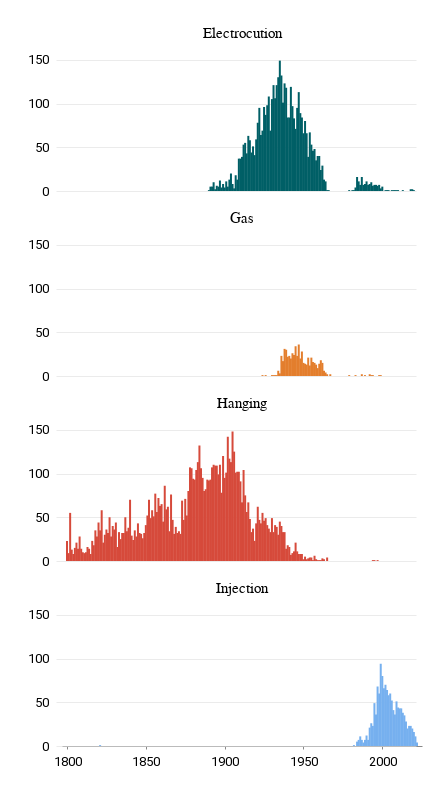

Here is the notebook cell this chart was saved with:
### Markdown cell above
#### Small

### Code cell
alt.Chart(df_common_recent).mark_bar(size=2).encode(
    x=alt.X("year:T", title=" ", axis=alt.Axis(tickCount=5)),
    y=alt.Y("count", title=" "),
    facet=alt.Facet(
        "method_title", columns=1, title=" ", header=alt.Header(labelFontSize=15)
    ),
    color=alt.Color("method_title", title=" ", legend=None),
).properties(width=360, height=140)

### Figure 1 — Vega-Lite specification as saved in the notebook (floating-point values rounded to 4 significant figures; data arrays with more than 128 entries replaced by an {"elided": "..."} marker saying what was removed)
{"config": {"view": {"width": 800, "height": 450, "strokeOpacity": 0}, "background": "#ffffff", "title": {"anchor": "start", "font": "Summit Sans", "fontColor": "palette[\"black\"]", "fontSize": 18, "fontWeight": "normal"}, "arc": {"fill": "#00d4d8"}, "area": {"fill": "#00d4d8"}, "line": {"stroke": "#00d4d8", "strokeWidth": 3}, "path": {"stroke": "#00d4d8"}, "rect": {"fill": "#00d4d8"}, "shape": {"stroke": "#00d4d8"}, "bar": {"fill": "#00d4d8"}, "point": {"stroke": "#00d4d8"}, "symbol": {"fill": "#00d4d8", "size": 30}, "axis": {"titleFont": "Roboto", "titleFontSize": 15, "titleFontWeight": "normal", "labelFont": "Roboto, sans", "labelFontSize": 13, "labelFontWeight": "normal"}, "axisX": {"labelAngle": 0, "labelPadding": 6, "tickSize": 3, "grid": false}, "axisY": {"labelBaseline": "middle", "maxExtent": 45, "minExtent": 45, "titleAlign": "left", "titleAngle": 0, "titleX": -45, "titleY": -11, "domainOpacity": 0, "gridWidth": 0.6, "gridColor": "#dddddd", "offset": 6, "tickSize": 0, "titleColor": "#767676"}, "legend": {"titleFont": "Roboto", "titleFontSize": 15, "titleFontWeight": "normal", "symbolType": "square", "labelFont": "Roboto, sans", "labelFontSize": 13}, "range": {"category": ["#005f66", "#e37e2d", "#d64a3b", "#76b0ef", "#c1bc40"], "diverging": ["#e68a4f", "#f4bb6a", "#f9e39c", "#dadfe2", "#a6b7c6", "#849eae"], "heatmap": ["#7ff6f6", "#00eeef", "#00d4d8", "#00abb2", "#00848b", "#fbf2c7", "#00363d"], "ordinal": ["#7ff6f6", "#00eeef", "#00d4d8", "#00abb2", "#00848b", "#fbf2c7", "#00363d"], "ramp": ["#7ff6f6", "#00eeef", "#00d4d8", "#00abb2", "#00848b", "#fbf2c7", "#00363d"]}}, "data": {"name": "data-a5914e6b58877dba583f0a4ce5145c57"}, "mark": {"type": "bar", "size": 2}, "encoding": {"color": {"field": "method_title", "legend": null, "title": " ", "type": "nominal"}, "facet": {"columns": 1, "field": "method_title", "header": {"labelFontSize": 15}, "title": " ", "type": "nominal"}, "x": {"axis": {"tickCount": 5}, "field": "year", "title": " ", "type": "temporal"}, "y": {"field": "count", "title": " ", "type": "quantitative"}}, "height": 140, "width": 360, "$schema": "https://vega.github.io/schema/vega-lite/v4.17.0.json", "datasets": {"data-a5914e6b58877dba583f0a4ce5145c57": {"elided": "848 records"}}}
